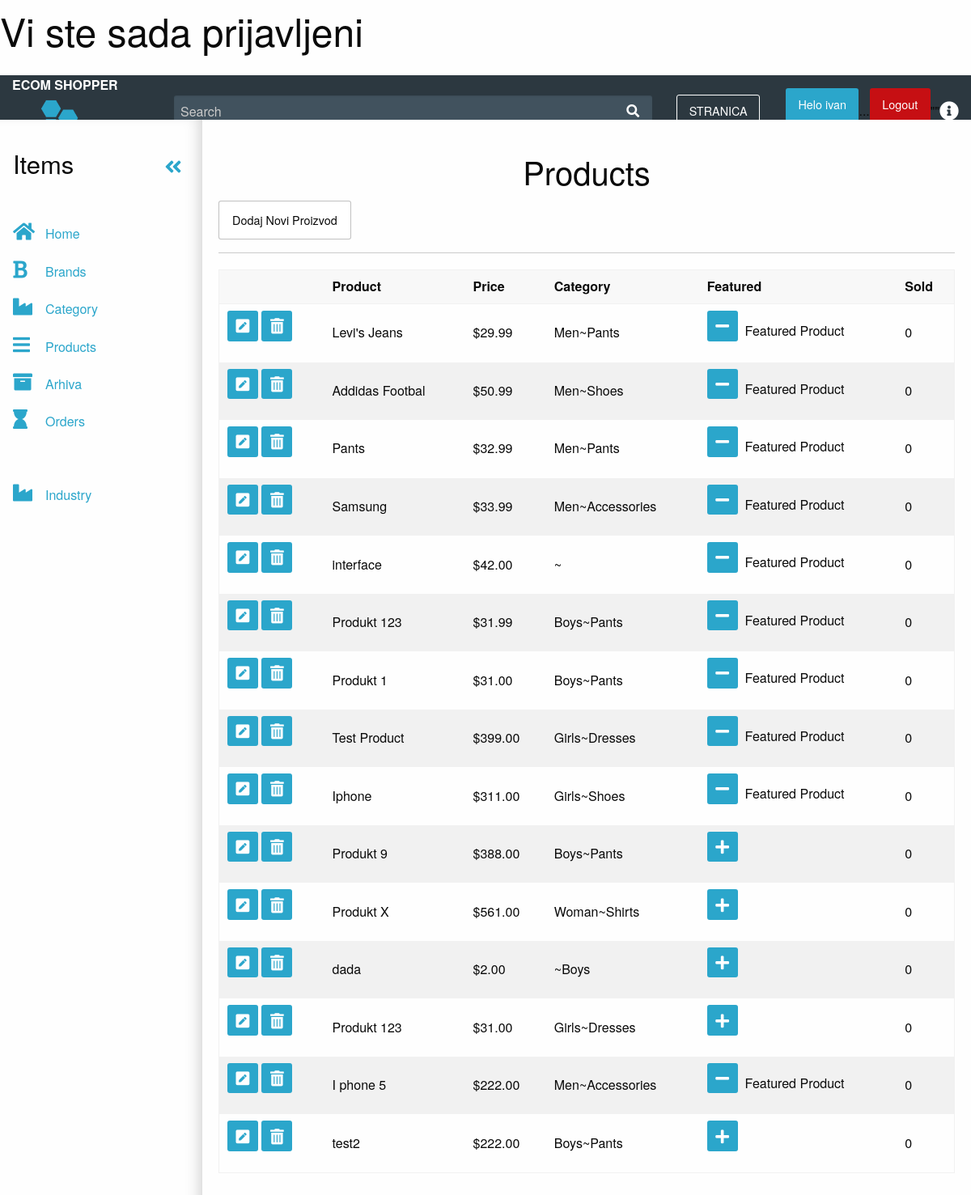
The app's page /admin/products.php (signed in) with its own data.
### tables this page shows
CREATE TABLE `korisnik` (
  `id` int(11) NOT NULL,
  `full_name` varchar(255) NOT NULL,
  `email` varchar(175) NOT NULL,
  `password` varchar(255) NOT NULL,
  `datum_prijave` datetime NOT NULL DEFAULT CURRENT_TIMESTAMP,
  `zadnja_prijava` date NOT NULL,
  `permissions` varchar(255) NOT NULL
);

CREATE TABLE `products` (
  `id` int(11) NOT NULL,
  `title` varchar(255) NOT NULL,
  `price` decimal(10,2) NOT NULL,
  `list_price` decimal(10,2) NOT NULL,
  `brand` int(11) NOT NULL,
  `categories` varchar(255) NOT NULL,
  `image` varchar(255) NOT NULL,
  `description` text NOT NULL,
  `featured` tinyint(4) NOT NULL DEFAULT '0',
  `sizes` text NOT NULL,
  `deleted` tinyint(4) NOT NULL DEFAULT '0'
);

CREATE TABLE `categories` (
  `id` int(11) NOT NULL,
  `category` varchar(255) NOT NULL,
  `parent` int(11) NOT NULL
);

### admin/products.php (the view, shortened to what this page needs)
<?php
include_once "../konfiguracija.php";
include 'includes/head.php';
$dbpath='';
if(isset($_GET['add']) || isset($_GET['edit'])){
$brandQuery= $veza->prepare("SELECT * FROM brand ORDER BY brand;");
$brandQuery->execute();
$parentQuery =$veza->prepare("SELECT* FROM categories WHERE parent = 0 ORDER BY category;");
$parentQuery->execute();
$title = ((isset($_POST['title']) && $_POST['title'] !='')?sanitize($_POST['title']):'');
$brand = ((isset($_POST['brand']) && !empty($_POST['brand']))?sanitize($_POST['brand']):'');
$parent = ((isset($_POST['parent']) && !empty($_POST['parent']))?sanitize($_POST['parent']):'');
$category = ((isset($_POST['child']))&& !empty ($_POST['child'])?sanitize($_POST['child']): '');
$price = ((isset($_POST['price']) && $_POST['price'] !='')?sanitize($_POST['price']):'');
$list_price = ((isset($_POST['list_price']) && $_POST['list_price'] !='')?sanitize($_POST['list_price']):'');
$description = ((isset($_POST['description']) && $_POST['description'] !='')?sanitize($_POST['description']):'');
$sizes = ((isset($_POST['sizes']) && $_POST['sizes'] !='')?sanitize($_POST['sizes']):'');
$saved_image = '';
if(isset($_GET['edit'])){
    $edit_id = (int)$_GET['edit'];
    $productResults = $veza->prepare("SELECT * FROM products WHERE id = '$edit_id';");
    $productResults->execute();
      $product=$productResults->fetch(PDO::FETCH_ASSOC);
      if (isset($_GET['delete_image'])){
      $image_url = $_SERVER['DOCUMENT_ROOT'].$product['image']; echo $image_url;
      unlink($image_url);
      $izrazDel= $veza->prepare("UPDATE products SET image = ''WHERE id = '$edit_id';");
      $izrazDel->execute();
      header('Location: products.php?edit='.$edit_id);
      }
      $category = ((isset($_POST['child']) && $_POST['child'] != '')?sanitize($_POST['child']):$product['categories']);
      $title = ((isset($_POST['title']) && $_POST['title'] != '')?sanitize($_POST['title']):$product['title']);
      $brand = ((isset($_POST['brand']) && $_POST['brand'] != '')?sanitize($_POST['brand']):$product['brand']);
      $parentIzraz = $veza->prepare ("SELECT * FROM categories WHERE id = '$category';");
      $parentIzraz->execute();
      $parentResult=$parentIzraz->fetch(PDO::FETCH_ASSOC);
      $parent = ((isset($_POST['parent']) && $_POST['parent'] != '')?sanitize($_POST['parent']):$parentResult['parent']);
      $price = ((isset($_POST['price']) && $_POST['price'] != '')?sanitize($_POST['price']):$product['price']);
      $list_price = ((isset($_POST['list_price']) && $_POST['list_price'] != '')?sanitize($_POST['list_price']):$product['list_price']);
      $description = ((isset($_POST['description']) && $_POST['description'] != '')?sanitize($_POST['description']):$product['description']);
      $sizes = ((isset($_POST['sizes']) && $_POST['sizes'] != '')?sanitize($_POST['sizes']):$product['sizes']);
      $saved_image = (($product['image'] !='')?$product['image']:'');
      $dbpath = $saved_image;
     }
if($_POST){
$price = ((isset($_POST['price']) && $_POST['price'] !='')?sanitize($_POST['price']):'');
$list_price = ((isset($_POST['list_price']) && $_POST['list_price'] !='')?sanitize($_POST['list_price']):'');
$description = ((isset($_POST['description']) && $_POST['description'] !='')?sanitize($_POST['description']):'');
$sizes = ((isset($_POST['sizes']) && $_POST['sizes'] !='')?sanitize($_POST['sizes']):'');
$sizes=rtrim($sizes,',');
$saved_image = '' ;
  $erros= array();
  $required = array('title','brand','price','parent','child');
   foreach($required as $field){
     if($_POST[$field]==''){
       $errors[]= 'All fields With and Astrisk are required.';
       break;
     }
   }
   if(!empty($_FILES)){
    $photo = $_FILES['photo'];
    $name = $photo['name'];
    $nameArray = explode('.',$name);
    $fileName = $nameArray[0];
    $fileExt = $nameArray[1];
    $mime = explode('/',$photo['type']);
    $mimeType = $mime[0];
    $mimeExt = $mime[1];
    $tmpLoc = $photo['tmp_name'];
    $fileSize = $photo['size'];
    $allowed = array ('png','jpg','jpeg','gif');
    $uploadName = md5(microtime()).'.'.$fileExt;
    $uploadPath = BASEURL.'images/products/'.$uploadName;
    $dbpath = '/E-Shop/images/products/'.$uploadName;
        if ($mimeType != 'image') {
          $errors [] ='The file must be an image.' ;
           }
           if (!in_array($fileExt, $allowed)) {
             $errors[] = 'The file extension must be a png,jpg,jpeg, or gif.';
           }
           if($fileSize > 15000000){
             $errors[] = 'The file size must be under 15MB.';
           }
           if ($fileExt != $mimeExt && ($mimeExt == 'jpg' && $fileExt != 'jpg')) {
                $errors [] = 'File extension does not match the file.';
           }
        }
       if (!empty($errors)){
         echo display_errors($errors);
       } else {
           move_uploaded_file($tmpLoc,$uploadPath);
           $insertSql=$veza->prepare("INSERT INTO products (`title`,`price`,`list_price`,`brand`,`categories`,`sizes`,`image`,`description`)
           VALUES ('$title','$price','$list_price','$brand','$category','$sizes','$dbpath','$description');");
           if(isset($_GET['edit'])){
           $insertSql = $veza->prepare("UPDATE products SET title = '$title',price='$price',list_price ='$list_price',
           brand= '$brand',categories='$category',sizes='$sizes',image='$dbpath', description= '$description'
           WHERE id='$edit_id';");
      }
       $insertSql->execute();
       header('Location: products.php');
   }
}
?>
<h2 class ="text-center"><?=((isset($_GET['edit']))?'Edit':'Add A New');?> Product</h2><hr>
<form action ="products.php?<?=((isset($_GET['edit']))?'edit='.$edit_id:'add=1');?>" method="POST" enctype="multipart/form-data" >
  <div class="row">
   <div class="small-6 large-6 columns ">
     <label for="title">Title*:
        <input type="text" name="title" class="former" id="title" placeholder="large-12.columns" value="<?=$title;?>"/>
      </label>
    </div>
    <div class="small-6 large-6 columns">
       <label for="brand">Brand*: </label>
       <select class="form-group" id="brand" name="brand">
            <option value=""<?=(($brand=='')?' selected':'');?>></option>
            <?php  while ($_brand= $brandQuery->fetch(PDO::FETCH_ASSOC)): ?>
          <option value="<?=$_brand['id'];?>"<?=(($brand== $_brand ['id'])?' selected':'');?>><?=$_brand['brand'];?></option>
          <?php endwhile; ?>
       </select>
</div>
    <div class="small-6 large-6 columns ">
      <label for="parent">Parent Category*:
         <select class="form-group" id="parent" name="parent">
         <option value =""<?=(($parent== '')?' selected':'');?>></option>
         <?php while($_parent = $parentQuery->fetch(PDO::FETCH_ASSOC)): ?>
           <option value="<?=$_parent['id'];?>"<?=(($parent == $_parent['id'])?' selected':'');?>><?=$_parent['category'];?></option>
         <?php endwhile; ?>
       </label>
       </select>
     </div>
     <div class="small-6 large-6 columns">
       <label for="child">Child Category:*</label>
   			<select id="child" name="child" class="form-control">
   </select>
     </div>
       <div class="small-6 large-4 columns ">
       <label for="price">Price*: </label>
       <input type="text" id="price" name="price" class="form-control" value="<?=$price;?>">
 </div>
 <div class="small-6 large-4 columns ">
 <label for="list_price">List Price: </label>
 <input type="text" id="list_price" name="list_price" class="form-control" value="<?=$list_price;?>">
</div>
<div class="small-6 large-4 columns ">
  <label>Quantity & Sizes*: </label>
 <button class="button" id="kol">Quantity & Sizes</button>
</div>
<div class="small-6 large-4 columns ">
<label for ="sizes">Sizes & Qty Preview</label>
<input type="text" class="form-control" name="size" id="sizes" value="<?=$sizes;?>"readonly>
</div>
<div class="small-12 large-4 columns ">
  <?php if($saved_image != ''):?>
    <div class="savedimg">
       <img src="<?=$saved_image;?>"alt="saved image"/><br><br>
        <a href="products.php?delete_image=1&edit=<?=$edit_id;?>" class="button label alert">Delete Image</a>
    </div>
<?php else: ?>
   <label for="photo">Product Photo:</label>
 <input type="file" name="photo" id="photo" class="form-control">
<?php endif;?>
</div>
<div class="small-12 large-4 columns">
  <label for ="description">Description:</label>
  <textarea id="description" name="description" class="form-control" rows="6"><?=$description;?></textarea>
</div>
<a href="products.php" class="button">Cancel</a>
<div class="small-6 large-3 columns ">
<input type="submit" value="<?=((isset($_GET['edit']))?'Edit':'Add');?> Product" class="button  " >
</div>
<input type="hidden" name="qtyandsizes" id="qtyandsizes" />
</form>
<div class="reveal" id="sizesModal" data-reveal data-animation-in="fade-in" data-options="closeOnClick:false;closeOnEsc:false;"  data-animation-out="fade-out" >
<label for ="">Sizes & Qty</label>
<div class="row">
  <?php for($i=1;$i<=12;$i++): ?>
       <div class="small-4 medium-4 columns ">
          <label for= "size_<?=$i;?>">Size:</label>
          <input type="text"  id="size_<?=$i;?>" value ="<?=((!empty($sArray[$i-1]))?$sArray[$i-1]:'');?>">
       </div>
        <div class="small-2 medium-2 columns ">
           <label for= "qty_<?=$i;?>">Quantity:</label>
           <input type="number"  id="qty_<?=$i;?>" value ="" min="0">
       </div>
  <?php endfor; ?>
</div>
  <button class="close-button" data-close aria-label="Close reveal" type="button">
    <span aria-hidden="true">&times;</span>
</button>
  <button class="button"  id="saveChangesSizes"> Save Changes
   </button>
</div>
<?php }else{
$format = new NumberFormatter("en_US",NumberFormatter::CURRENCY);
$izraz = $veza->prepare("SELECT * FROM products WHERE deleted = 0;");
$presults= $izraz->execute();
?>
<div class="app-dashboard shrink-medium">
  <div class="row expanded app-dashboard-top-nav-bar">
    <div class="columns medium-2">
      <a class="app-dashboard-logo" data-toggle="app-dashboard-sidebar">ECOM shopper</a>
      <h3 class="site-logo"data-toggle="app-dashboard-sidebar">  <a href="index.php"><img src="<?php echo $putanjaApp;?>logo/sign.png"></a></h3>
    </div>
    <div class="columns show-for-medium">
      <div class="app-dashboard-search-bar-container">
        <input class="app-dashboard-search" type="search" placeholder="Search">
        <i class="app-dashboard-search-icon fa fa-search"></i>
      </div>
    </div>
    <div class="columns shrink app-dashboard-top-bar-actions">
    <a href="../index.php">   <button  class="button hollow">STRANICA</button>
      <a href="#" class="button" >Helo <?=$user_data['first'];?></a> ...
          <a href="logout.php" class="button alert" >Logout</a> ""
      <a href="#" height="30" width="30" alt=""><i class="fa fa-info-circle"></i></a>
    </div>
  </div>
  <div class="app-dashboard-body off-canvas-wrapper">
    <div id="app-dashboard-sidebar" class="app-dashboard-sidebar position-left off-canvas off-canvas-absolute reveal-for-medium" data-off-canvas>
      <div class="app-dashboard-sidebar-title-area">
        <div class="app-dashboard-close-sidebar">
          <h3 class="app-dashboard-sidebar-block-title">Items</h3>
          <button id="close-sidebar" data-app-dashboard-toggle-shrink class="app-dashboard-sidebar-close-button show-for-medium" aria-label="Close menu" type="button">
            <span aria-hidden="true"><a href="#"><i class="large fa fa-angle-double-left"></i></a></span>
          </button>
        </div>
      </div>
      <div class="app-dashboard-sidebar-inner">
        <ul class="menu vertical">
          <li><a href="index.php" class="is-active">
            <i class="large fa fa-home"></i><span class="app-dashboard-sidebar-text">Home</span>
          </a></li>
          <li><a href="brands.php" class="is-active">
            <i class="large fa fa-bold"></i><span class="app-dashboard-sidebar-text">Brands</span>
          </a></li>
          <li><a href="categories.php">
            <i class="large fa fa-industry"></i><span class="app-dashboard-sidebar-text">Category</span>
          </a></li>
          <li><a href="products.php" class="is-active">
            <i class="large fa fa-bars"></i><span class="app-dashboard-sidebar-text">Products</span>
          </a></li>
          <li><a href="archived.php">
            <i class="large fa fa-archive"></i><span class="app-dashboard-sidebar-text">Arhiva</span>
          </a></li>
          <li><a>
            <i class="large fa fa-hourglass"></i><span class="app-dashboard-sidebar-text">Orders</span>
          </a></li>
          <li><a href="#" class="is-active">
          </a></li>
          <li><a>
          </a></li>
          <li><a href="industry.php">
            <i class="large fa fa-industry"></i><span class="app-dashboard-sidebar-text">Industry</span>
          </a></li>
        </ul>
      </div>
    </div>
    <div class="app-dashboard-body-content off-canvas-content" data-off-canvas-content>
      <h2 class="text-center">Products</h2>
      <a href="products.php?add=1" class="button float-left callout clearfix" id="">Dodaj Novi Proizvod</a>
      <hr>
<table class="table">
  <thead>
    <tr>
      <th></th>
      <th>Product</th>
      <th>Price</th>
      <th>Category</th>
      <th>Featured</th>
      <th>Sold</th>
    </tr>
  </thead>
  <tbody>
     <?php   while ($product = $izraz->fetch(PDO::FETCH_ASSOC)):
             $childId = $product['categories'];
              $catSql = $veza->prepare("SELECT * FROM categories WHERE id='$childId';");
              $result= $catSql->execute();
              $child = $catSql->fetch(PDO::FETCH_ASSOC);
              $parentId = $child['parent'];
                $parentSql = $veza->prepare("SELECT * FROM categories WHERE id='$parentId';");
                $parentSql->execute();
                $parent =$parentSql->fetch(PDO::FETCH_ASSOC);
                $category = $parent['category'].'~'.$child['category'];
       ?>
           <tr>
              <td>
                   <a href="products.php?edit=<?=$product['id'];?>" class ="button tiny"><i class="fas fa-pen-square fa-2x"></i></a>
                   <a href="products.php?delete=<?=$product['id'];?>" class ="button tiny"><i class="fas fa-trash-alt fa-2x"></i></a>
              </td>
              <td><?=$product['title'];?></td>
              <td><?php echo $format->format ($product['price']); ?></td>
              <td><?php echo $category;?></td>
              <td><a href="products.php?featured=<?=(($product['featured']== 0)?'1':'0');?>&id=<?=$product['id'];?>"
                class ="button tiny"><i class="fas fa-<?=(($product['featured']==1)?'minus':'plus');?> fa-2x " ></i>
              </a>&nbsp <?=(($product['featured']==1)?'Featured Product': '');?></td>
              <td>0</td>
           </tr>
     <?php endwhile; ?>
  </tbody>
</table>
<?php  }?>

### records on screen
korisnik: full_name "ivan"
products: title "Levi's Jeans", price "$29.99", category "Men~Pants", featured 1 (drawn)
products: title "Addidas Footbal", price "$50.99", category "Men~Shoes", featured 1 (drawn)
products: title "Pants", price "$32.99", category "Men~Pants", featured 1 (drawn)
products: title "Samsung", price "$33.99", category "Men~Accessories", featured 1 (drawn)
products: title "interface", price "$42.00", category "~", featured 1 (drawn)
products: title "Produkt 123", price "$31.99", category "Boys~Pants", featured 1 (drawn)
products: title "Produkt 1", price "$31.00", category "Boys~Pants", featured 1 (drawn)
products: title "Test Product", price "$399.00", category "Girls~Dresses", featured 1 (drawn)
products: title "Iphone", price "$311.00", category "Girls~Shoes", featured 1 (drawn)
products: title "Produkt 9", price "$388.00", category "Boys~Pants", featured 0 (drawn)
products: title "Produkt X", price "$561.00", category "Woman~Shirts", featured 0 (drawn)
products: title "dada", price "$2.00", categories.category "~Boys", featured 0 (drawn)
products: title "Produkt 123", price "$31.00", category "Girls~Dresses", featured 0 (drawn)
products: title "I phone 5", price "$222.00", category "Men~Accessories", featured 1 (drawn)
products: title "test2", price "$222.00", category "Boys~Pants", featured 0 (drawn)

### other values on screen
$_SESSION['success_launch'] "Vi ste sada prijavljeni"
